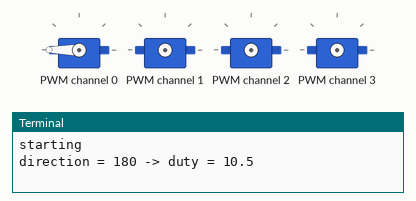
Recording of a program running on a simulated Raspberry Pi (BCM pin numbers). On the bench: 4 × servo, the last lines printed to the terminal. Servo angles are drawn from the pulse width (0.5 ms = 0°, 2.5 ms = 180°); library files of the repository ran but are not shown: PCA9685.py. At 10.0 s the program stops and its outputs stay as they are.

Above: at 0.1 s.
At 10.1 s:
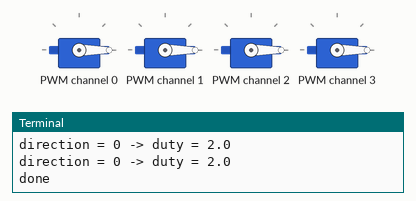
Timing chart, 0 to 11.5 s (numbered marks = the images above):
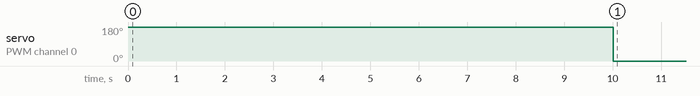

The program:

trashtest.py
```python
from smbus import SMBus
from PCA9685 import PWM  # 从PCA9685引入PWM
import time

fPWM = 50
i2c_address = 0x40  # (standard) 根据连接舵机的接口设置I2C地址
servoNum = 0  # 舵机连接的控制板接口

a = 8.5  # 与舵机相匹配,180度时PWM占空比
b = 2  # 与舵机相匹配,0度时PWM占空比


def setup():
    global pwm
    bus = SMBus(1)  # Raspberry Pi revision 2
    pwm = PWM(bus, i2c_address)
    pwm.setFreq(fPWM)


def setDirection(channel, direction):
    duty = a / 180 * direction + b
    pwm.setDuty(channel, duty)
    print("direction =", direction, "-> duty =", duty)


def rotage(servoNum):
    setDirection(servoNum, 180)
    time.sleep(10)
    setDirection(servoNum, 0)

print("starting")
setup()
rotage(0)
direction = 0
for channel in range(4):
    setDirection(channel, 0)
print("done")
```

Measured:
- by itself, servo on PWM channel 0: 180° → 0° at 10.0 s
